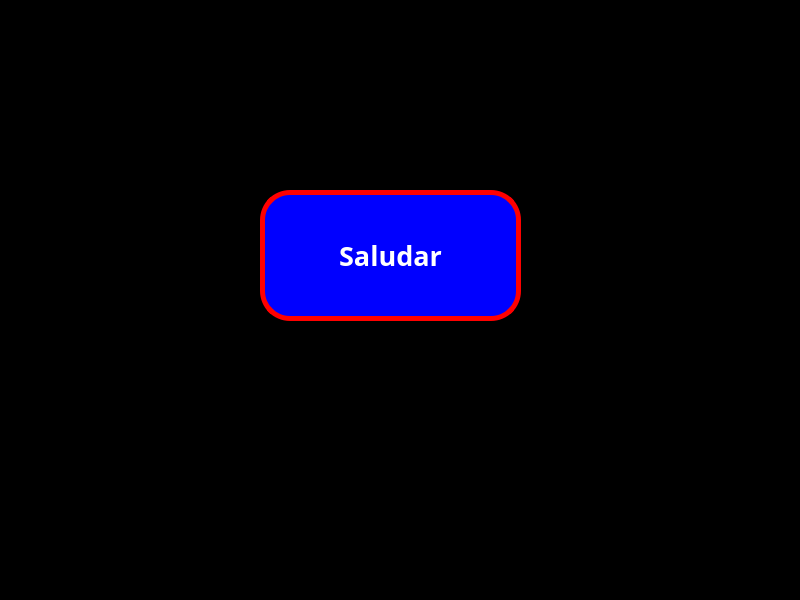
<?xml version="1.0" encoding="UTF-8"?>
<ui version="4.0">
 <class>MainWindow</class>
 <widget class="QMainWindow" name="MainWindow">
  <property name="geometry">
   <rect>
    <x>0</x>
    <y>0</y>
    <width>800</width>
    <height>600</height>
   </rect>
  </property>
  <property name="windowTitle">
   <string>MainWindow</string>
  </property>
  <property name="styleSheet">
   <string notr="true">background-color: rgb(0, 0, 0);</string>
  </property>
  <widget class="QWidget" name="centralwidget">
   <widget class="QPushButton" name="bt_saludo">
    <property name="geometry">
     <rect>
      <x>260</x>
      <y>190</y>
      <width>261</width>
      <height>131</height>
     </rect>
    </property>
    <property name="font">
     <font>
      <family>Yu Gothic UI Semibold</family>
      <pointsize>20</pointsize>
      <weight>75</weight>
      <bold>true</bold>
     </font>
    </property>
    <property name="styleSheet">
     <string notr="true">background-color: rgb(0, 0, 255);
color: rgb(255, 255, 255);
border-radius: 30px;
border: 5px solid red;</string>
    </property>
    <property name="text">
     <string>Saludar</string>
    </property>
   </widget>
  </widget>
  <widget class="QMenuBar" name="menubar">
   <property name="geometry">
    <rect>
     <x>0</x>
     <y>0</y>
     <width>800</width>
     <height>26</height>
    </rect>
   </property>
  </widget>
  <widget class="QStatusBar" name="statusbar"/>
 </widget>
 <resources/>
 <connections/>
</ui>
